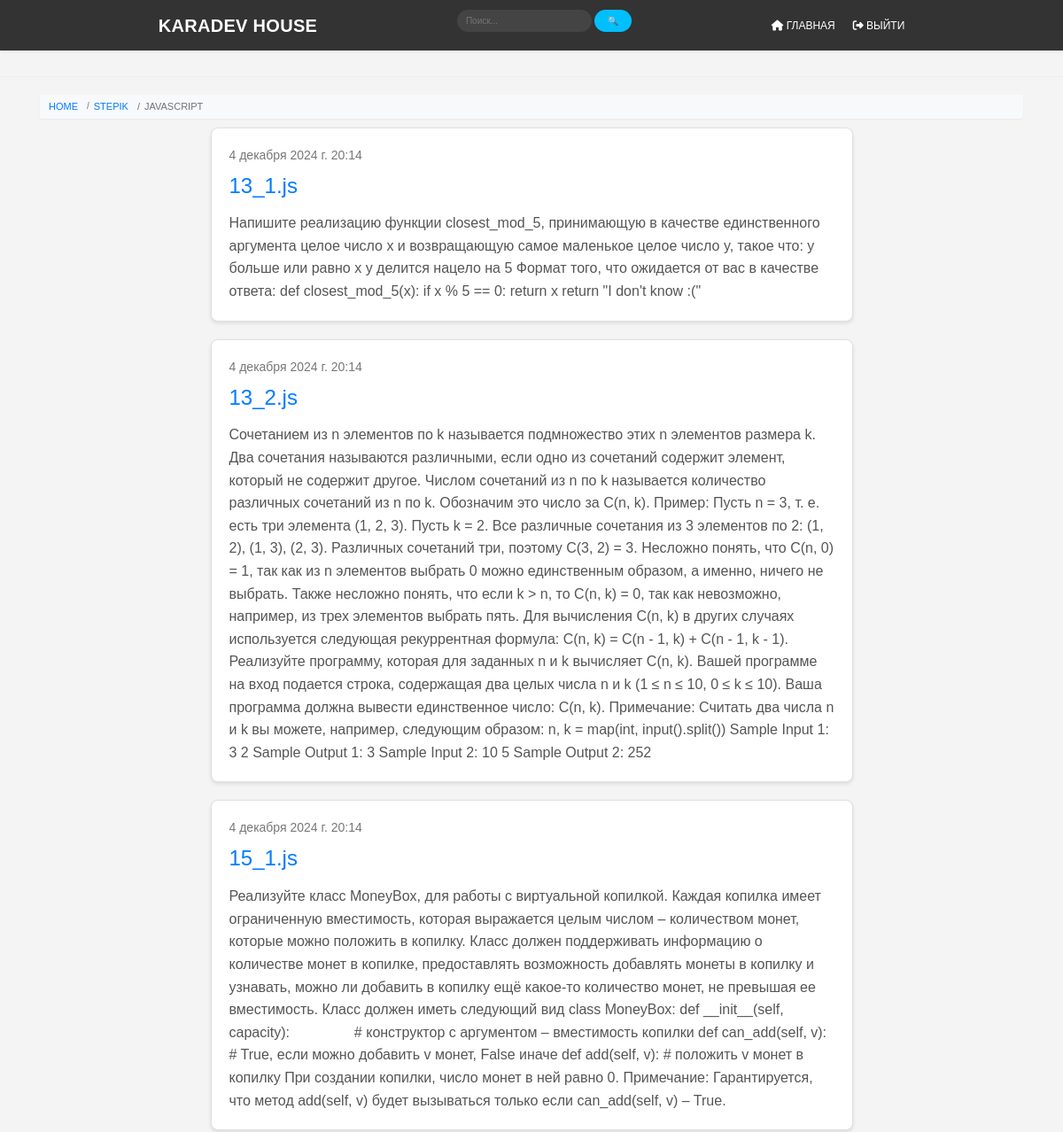
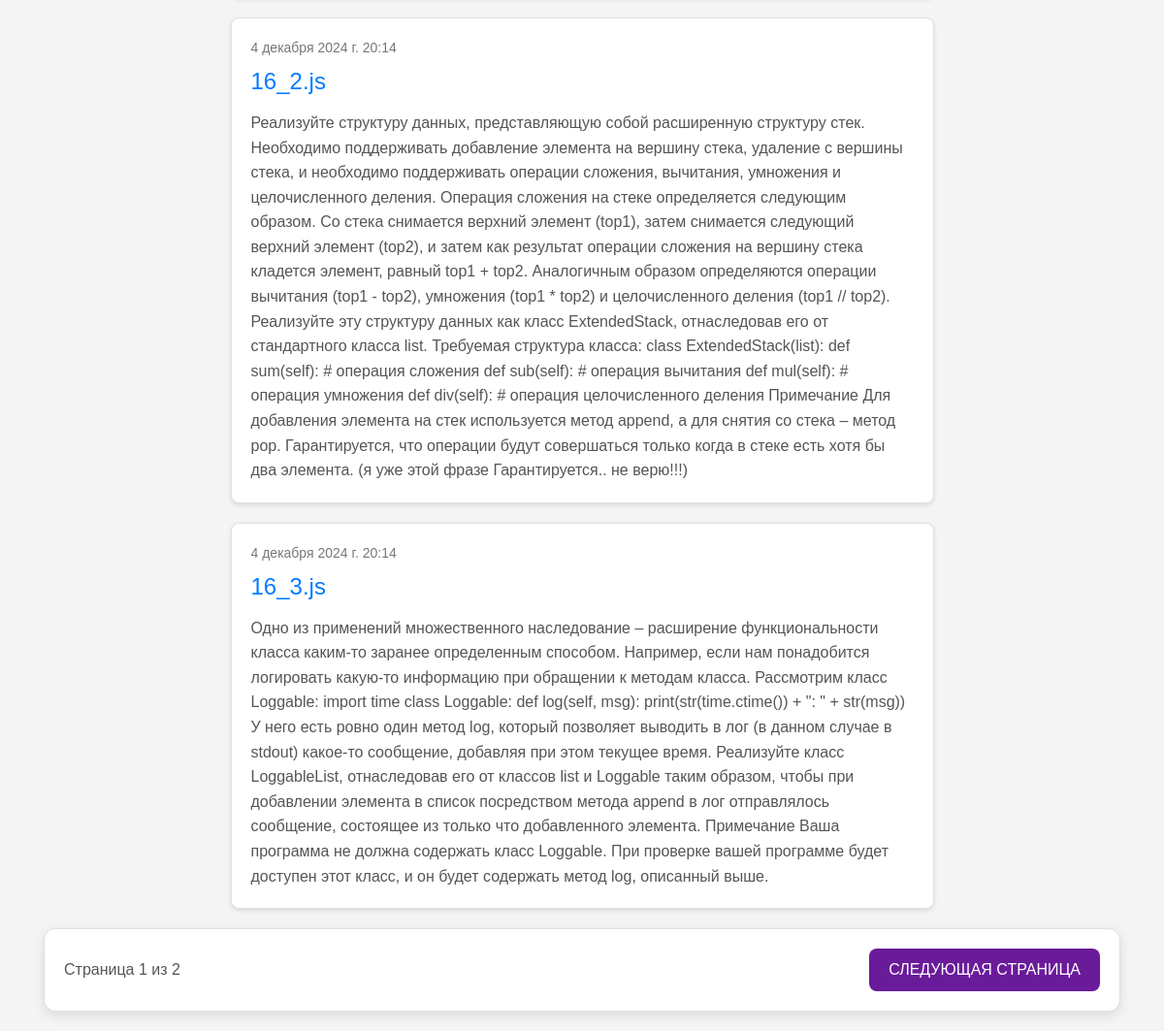
The page /stepik/js/ on the database its author committed (2 pictures, top to bottom).
### stepik/models.py (models this page shows, shortened)
class Taskjs(models.Model):
    title = models.CharField(max_length=200)
    text = models.TextField()
    created_date = models.DateTimeField(default=timezone.now)
    published_date = models.DateTimeField(blank=True, null=True)
    author = models.ForeignKey(settings.AUTH_USER_MODEL, on_delete=models.CASCADE)

### stepik/views.py (the view)
# urls.py: path('js/', views.js_task_list, name='js_task_list'),
def js_task_list(request):
    tasks = Taskjs.objects.all()
    paginator = Paginator(tasks, 5)
    page_number = request.GET.get('page')
    tasks_in_page = paginator.get_page(page_number)
    return render(request, 'stepik/js/js_stepik_list.html', {
        'tasks': tasks_in_page,
        'page_obj': tasks_in_page,
        'page_next': tasks_in_page.next_page_number() if tasks_in_page.has_next() else None,
        'page_previous': tasks_in_page.previous_page_number() if tasks_in_page.has_previous() else None,
        'page_current': tasks_in_page.number,
        'page_end': tasks_in_page.paginator.num_pages,
        'page_has_next': tasks_in_page.has_next,
        'page_has_previous': tasks_in_page.has_previous,
        'user': request.user.is_superuser
    })

### blog/templates/stepik/js/js_stepik_list.html
{% extends 'global/base.html' %}
{% block content %}
<div class="container">
    <nav aria-label="breadcrumb">
        <ol class="breadcrumb">
            <li class="breadcrumb-item"><a href="{% url 'cards' %}">HOME</a></li>
            <li class="breadcrumb-item"><a href="{% url 'teleport_stepik' %}">STEPIK</a></li>
            <li class="breadcrumb-item active" aria-current="page">JAVASCRIPT</li>
        </ol>
    </nav>
    <div class="row">
        <div class="col-12" id="js-stepik-post-container">
            {% include 'stepik/js/js_task_list.html' %}
        </div>
    </div>
    <div class="row">
        <div class="col-12">
            <div class="js-step-links" id="stepik-pagination-links-js">
                {% include 'stepik/js/paginator.html' %}
            </div>
        </div>
    </div>
</div>
{% endblock %}

### blog/templates/stepik/js/js_task_list.html
<div class="container">
    <div class="row justify-content-center">
        <div class="col-lg-8 col-md-10 col-12">
            {% for task in tasks %}
                  <div class="task">
                      <div class="date">
                          {{ task.published_date }}
                      </div>
                      <h1><a href="{% url 'js_task_detail' pk=task.pk %}">{{ task.title }}</a></h1>
                      <p>{{ task.text|linebreaksbr }}</p>
                  </div>
            {% endfor %}
        </div>
    </div>
</div>

### static/css/navbar.css (style rules this page uses)
body { margin: 0; font-family: 'Arial', sans-serif; background-color: #f4f4f4; }
.breadcrumb { display: flex; flex-wrap: wrap; padding: 0.5rem 1rem; margin-bottom: 1rem; list-style: none; background-color: #f8f9fa; border-radius: 0.2rem; box-shadow: 0 1px 2px rgba(0, 0, 0, 0.05); }
.breadcrumb-item { display: flex; align-items: center; }
.breadcrumb-item + .breadcrumb-item::before { content: "/"; padding: 0 0.5rem; color: #6c757d; }
.breadcrumb-item a { color: #007bff; text-decoration: none; transition: color 0.2s ease; font-size: 1.1rem; }
.breadcrumb-item.active { color: #6c757d; font-size: 1.1rem; }

### static/css/pag.css (style rules this page uses)
.step-links, .search-pag, .py-step-links, .js-step-links { display: flex; justify-content: space-between; align-items: center; padding: 20px; background-color: #ffffff; border: 1px solid #e0e0e0; border-radius: 12px; box-shadow: 0 4px 12px rgba(0, 0, 0, 0.1); transition: box-shadow 0.3s ease; margin-bottom: 20px; }

### static/css/post_list.css (style rules this page uses)
.task, .post { background-color: #ffffff; border: 1px solid #e0e0e0; border-radius: 8px; padding: 20px; margin-bottom: 20px; box-shadow: 0 2px 4px rgba(0, 0, 0, 0.1); transition: box-shadow 0.3s ease; }
.date { color: #777; font-size: 14px; margin-bottom: 10px; }
.task h1, .post h1 { font-size: 24px; margin: 0 0 15px 0; color: #333; }
.task h1 a, .post h1 a { color: #007bff; text-decoration: none; transition: color 0.3s ease; }
.task p, .post p { font-size: 16px; line-height: 1.6; color: #555; margin: 0; }

### rows shown on the page
Taskjs: published_date "4 декабря 2024 г. 20:14", title "13_1.js", text "Напишите реализацию функции closest_mod_5, принимающую в качестве единственного аргумента целое число x и возвращающую самое маленькое целое число y, такое что: y больше или равно x y делится нацело на 5 Формат того, что ожидается от вас в качестве ответа: def closest_mod_5(x): if x % 5 == 0: return x return \"I don't know :(\""
Taskjs: published_date "4 декабря 2024 г. 20:14", title "13_2.js", text "Сочетанием из n элементов по k называется подмножество этих n элементов размера k. Два сочетания называются различными, если одно из сочетаний содержит элемент, который не содержит другое. Числом сочетаний из n по k называется количество различных сочетаний из n по k. Обозначим это число за C(n, k). Пример: Пусть n = 3, т. е. есть три элемента (1, 2, 3). Пусть k = 2. Все различные сочетания из 3 элементов по 2: (1, 2), (1, 3), (2, 3). Различных сочетаний три, поэтому C(3, 2) = 3. Несложно понять, что C(n, 0) = 1, так как из n элементов выбрать 0 можно единственным образом, а именно, ничего не выбрать. Также несложно понять, что если k > n, то C(n, k) = 0, так как невозможно, например, из…"
Taskjs: published_date "4 декабря 2024 г. 20:14", title "15_1.js", text "Реализуйте класс MoneyBox, для работы с виртуальной копилкой. Каждая копилка имеет ограниченную вместимость, которая выражается целым числом – количеством монет, которые можно положить в копилку. Класс должен поддерживать информацию о количестве монет в копилке, предоставлять возможность добавлять монеты в копилку и узнавать, можно ли добавить в копилку ещё какое-то количество монет, не превышая ее вместимость. Класс должен иметь следующий вид class MoneyBox: def __init__(self, capacity): # конструктор с аргументом – вместимость копилки def can_add(self, v): # True, если можно добавить v монет, False иначе def add(self, v): # положить v монет в копилку При создании копилки, число монет в…"
Taskjs: published_date "4 декабря 2024 г. 20:14", title "16_2.js", text "Реализуйте структуру данных, представляющую собой расширенную структуру стек. Необходимо поддерживать добавление элемента на вершину стека, удаление с вершины стека, и необходимо поддерживать операции сложения, вычитания, умножения и целочисленного деления. Операция сложения на стеке определяется следующим образом. Со стека снимается верхний элемент (top1), затем снимается следующий верхний элемент (top2), и затем как результат операции сложения на вершину стека кладется элемент, равный top1 + top2. Аналогичным образом определяются операции вычитания (top1 - top2), умножения (top1 * top2) и целочисленного деления (top1 // top2). Реализуйте эту структуру данных как класс ExtendedStack,…"
Taskjs: published_date "4 декабря 2024 г. 20:14", title "16_3.js", text "Одно из применений множественного наследование – расширение функциональности класса каким-то заранее определенным способом. Например, если нам понадобится логировать какую-то информацию при обращении к методам класса. Рассмотрим класс Loggable: import time class Loggable: def log(self, msg): print(str(time.ctime()) + \": \" + str(msg)) У него есть ровно один метод log, который позволяет выводить в лог (в данном случае в stdout) какое-то сообщение, добавляя при этом текущее время. Реализуйте класс LoggableList, отнаследовав его от классов list и Loggable таким образом, чтобы при добавлении элемента в список посредством метода append в лог отправлялось сообщение, состоящее из только что…"

### other values the page prints
{{ page_current }} "1"
{{ page_end }} "2"
